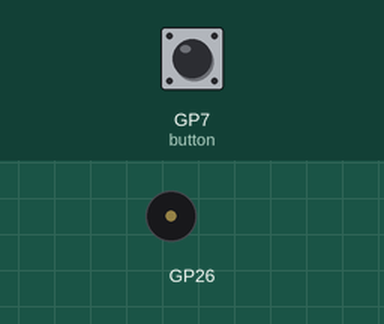
Simulated run of this program. Board: Raspberry Pi Pico running CircuitPython. On the bench: buzzer (waves = sounding). Inputs (shaded band) come from the test bench; at power-on: GP7 (button) HIGH.

Above: at 1.2 s.
1.3 s: GP7 (button) pulled LOW for 0.15 s
At 2.1 s:
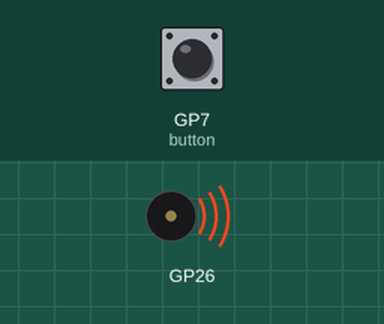
3.8 s: GP7 (button) pulled LOW for 3.2 s
At 8.5 s:
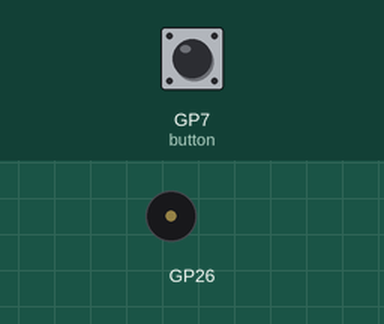
Timing chart, 0 to 10.0 s (numbered marks = the images above; inputs shaded):
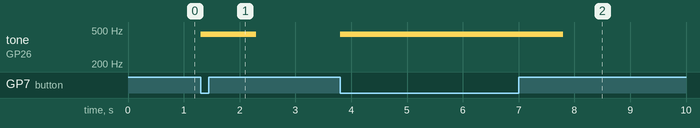

The program:

aula3_saidapwm.py
```python
import array, math
import board, time, digitalio

from audiocore import RawSample # para tratar amostras binárias puras

try:
    # Se houver AudioOut na plaquinha
    from audioio import AudioOut
except ImportError:
    try:
        # Senão, vamos por PWM mesmo
        from audiopwmio import PWMAudioOut as AudioOut
    except ImportError:
        pass  # Nem toda placa dá conta de fazer isso

button = digitalio.DigitalInOut(board.GP7)
button.switch_to_input(pull=digitalio.Pull.UP)

tone_volume = 0.1  # Volume do tom
frequency = 440  # Frequência em Hertz, do tom a ser gerado
length = 8000 // frequency # Duração arredondado

# Cria um array zerado, em Hexa do tamanho do comprimento
sine_wave = array.array("H", [0] * length)

# Preenche esse array com valores gerando onda senoidal
for i in range(length):
    # para cada indice do array, gera uma amplitude
    sine_wave[i] = int((1 + math.sin(math.pi * 2 * i / length)) * tone_volume * (2 ** 15 - 1))

audio = AudioOut(board.A0)
sine_wave_sample = RawSample(sine_wave)

while True:
    if not button.value:
        audio.play(sine_wave_sample, loop=True)
        time.sleep(1)
        audio.stop()
```

Measured:
- after the input at 1.3 s, tone on GP26: silent → 444 Hz at once, → silent 1.0 s later
- after the input at 3.8 s, tone on GP26: silent → 444 Hz at once, → silent 4.0 s later
